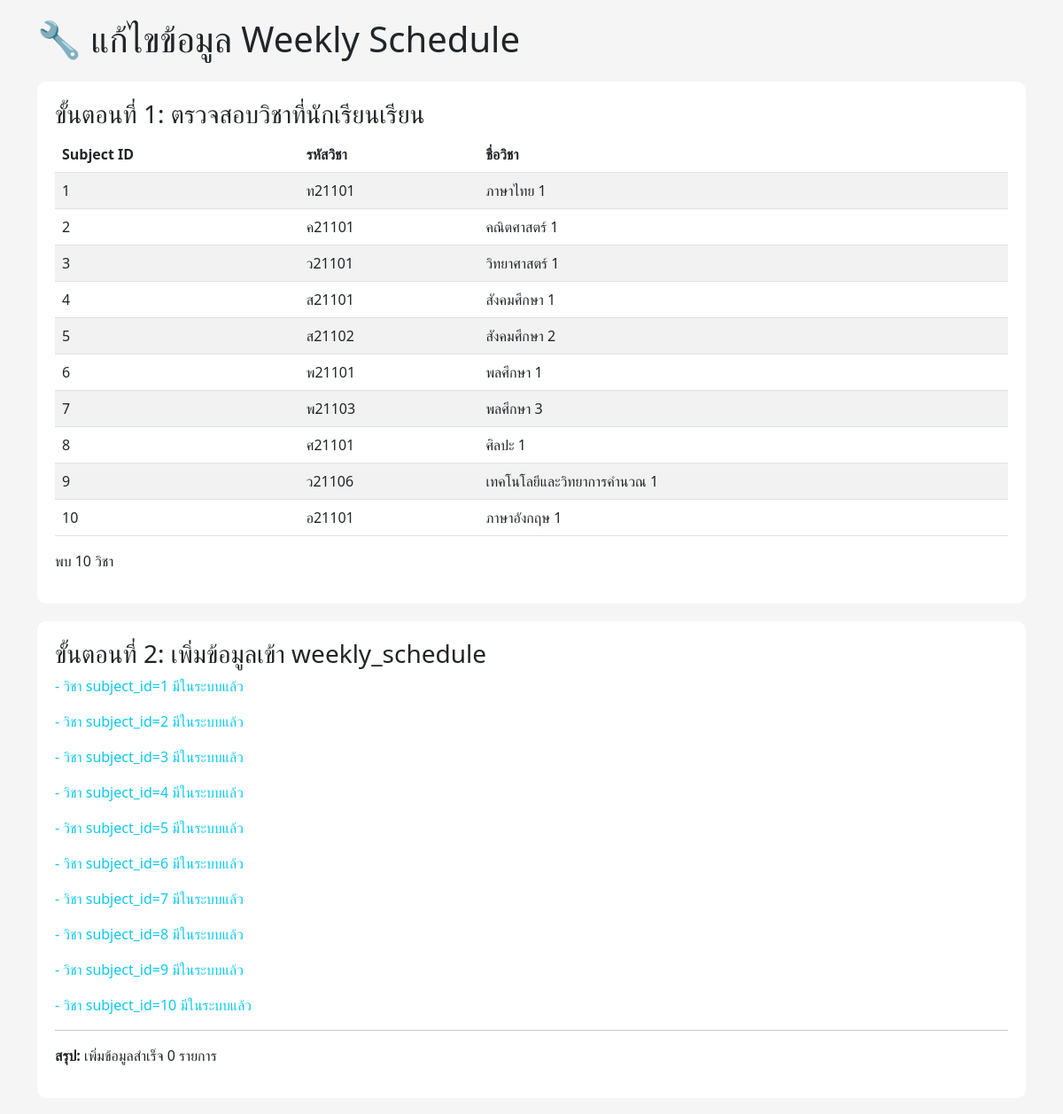
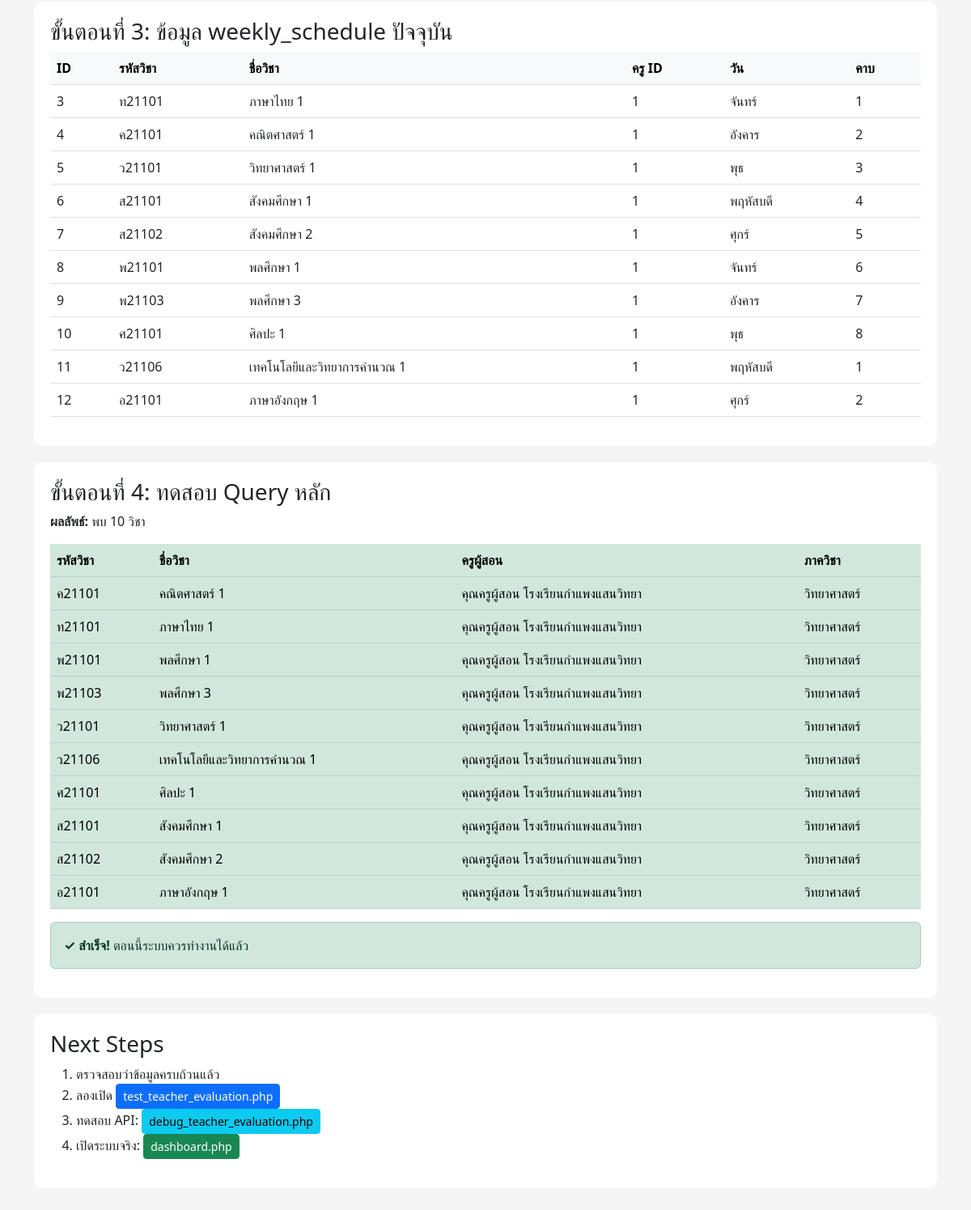
The page /fix_weekly_schedule.php on the database its author committed (2 pictures, top to bottom).
### tables this page shows
CREATE TABLE `weekly_schedule` (
  `schedule_id` int(11) NOT NULL,
  `student_id` int(11) NOT NULL,
  `subject_id` int(11) NOT NULL,
  `teacher_id` int(11) NOT NULL,
  `day_of_week` enum('จันทร์','อังคาร','พุธ','พฤหัสบดี','ศุกร์') NOT NULL,
  `period_number` tinyint(4) NOT NULL,
  `room_id` int(11) NOT NULL
);

CREATE TABLE `subjects` (
  `subject_id` int(11) NOT NULL,
  `subject_code` varchar(20) NOT NULL,
  `subject_name` varchar(100) NOT NULL,
  `credits` decimal(3,1) NOT NULL,
  `description` text,
  `grade_level` enum('ม.1','ม.2','ม.3','ม.4','ม.5','ม.6') NOT NULL,
  `area_id` int(11) NOT NULL,
  `created_at` timestamp NOT NULL DEFAULT CURRENT_TIMESTAMP,
  `updated_at` timestamp NOT NULL DEFAULT CURRENT_TIMESTAMP ON UPDATE CURRENT_TIMESTAMP
);

CREATE TABLE `teachers` (
  `teacher_id` int(11) NOT NULL,
  `user_id` int(11) DEFAULT NULL,
  `department` varchar(100) DEFAULT NULL,
  `subjects` text
);

### fix_weekly_schedule.php (the view, shortened to what this page needs)
<?php
include('db_connection.php');
$student_id = 1;
$teacher_id = 1;
?>
<!DOCTYPE html>
<html lang="th">
<head>
    <link href="https://cdnjs.cloudflare.com/ajax/libs/bootstrap/5.3.0/css/bootstrap.min.css" rel="stylesheet">
</head>
<body>
    <div class="container">
        <h1 class="mb-4">🔧 แก้ไขข้อมูล Weekly Schedule</h1>
<?php
echo '<div class="section">';
echo '<h3>ขั้นตอนที่ 1: ตรวจสอบวิชาที่นักเรียนเรียน</h3>';
$sql = "SELECT DISTINCT sg.subject_id, s.subject_code, s.subject_name
        FROM student_grades sg
        INNER JOIN subjects s ON sg.subject_id = s.subject_id
        WHERE sg.student_id = $student_id
          AND sg.academic_year = '2567'
          AND sg.term = 2";
$result = mysqli_query($conn, $sql);
$subjects = [];
echo '<table class="table table-striped">';
echo '<thead><tr><th>Subject ID</th><th>รหัสวิชา</th><th>ชื่อวิชา</th></tr></thead><tbody>';
while ($row = mysqli_fetch_assoc($result)) {
    $subjects[] = $row['subject_id'];
    echo "<tr>";
    echo "<td>{$row['subject_id']}</td>";
    echo "<td>{$row['subject_code']}</td>";
    echo "<td>{$row['subject_name']}</td>";
    echo "</tr>";
}
echo '</tbody></table>';
echo '<p>พบ ' . count($subjects) . ' วิชา</p>';
echo '</div>';
if (!empty($subjects)) {
    echo '<div class="section">';
    echo '<h3>ขั้นตอนที่ 2: เพิ่มข้อมูลเข้า weekly_schedule</h3>';
    $days = ['จันทร์', 'อังคาร', 'พุธ', 'พฤหัสบดี', 'ศุกร์'];
    $inserted = 0;
    $errors = [];
    foreach ($subjects as $index => $subject_id) {
        $day = $days[$index % count($days)];
        $period = ($index % 8) + 1;
        $check_sql = "SELECT schedule_id FROM weekly_schedule
                     WHERE student_id = $student_id
                       AND subject_id = $subject_id
                       AND teacher_id = $teacher_id";
        $check_result = mysqli_query($conn, $check_sql);
        if (mysqli_num_rows($check_result) == 0) {
            $insert_sql = "INSERT INTO weekly_schedule
                          (student_id, subject_id, teacher_id, day_of_week, period_number, room_id)
                          VALUES ($student_id, $subject_id, $teacher_id, '$day', $period, 1)";
            if (mysqli_query($conn, $insert_sql)) {
                $inserted++;
                echo "<p class='text-success'>✓ เพิ่มวิชา subject_id=$subject_id ($day คาบ $period)</p>";
            } else {
                $errors[] = "✗ ไม่สามารถเพิ่มวิชา subject_id=$subject_id: " . mysqli_error($conn);
            }
        } else {
            echo "<p class='text-info'>- วิชา subject_id=$subject_id มีในระบบแล้ว</p>";
        }
    }
    echo "<hr>";
    echo "<p><strong>สรุป:</strong> เพิ่มข้อมูลสำเร็จ $inserted รายการ</p>";
    echo '</div>';
}
echo '<div class="section">';
echo '<h3>ขั้นตอนที่ 3: ข้อมูล weekly_schedule ปัจจุบัน</h3>';
$sql = "SELECT ws.*, s.subject_code, s.subject_name
        FROM weekly_schedule ws
        INNER JOIN subjects s ON ws.subject_id = s.subject_id
        WHERE ws.student_id = $student_id";
$result = mysqli_query($conn, $sql);
echo '<table class="table table-hover">';
echo '<thead class="table-light"><tr><th>ID</th><th>รหัสวิชา</th><th>ชื่อวิชา</th><th>ครู ID</th><th>วัน</th><th>คาบ</th></tr></thead><tbody>';
while ($row = mysqli_fetch_assoc($result)) {
    echo "<tr>";
    echo "<td>{$row['schedule_id']}</td>";
    echo "<td>{$row['subject_code']}</td>";
    echo "<td>{$row['subject_name']}</td>";
    echo "<td>{$row['teacher_id']}</td>";
    echo "<td>{$row['day_of_week']}</td>";
    echo "<td>{$row['period_number']}</td>";
    echo "</tr>";
}
echo '</tbody></table>';
echo '</div>';
echo '<div class="section">';
echo '<h3>ขั้นตอนที่ 4: ทดสอบ Query หลัก</h3>';
$sql = "
    SELECT DISTINCT
        sg.subject_id,
        s.subject_code,
        s.subject_name,
        t.teacher_id,
        CONCAT(u.prefix_name, u.first_name, ' ', u.last_name) as teacher_name,
        t.department
    FROM student_grades sg
    INNER JOIN subjects s ON sg.subject_id = s.subject_id
    INNER JOIN weekly_schedule ws ON sg.subject_id = ws.subject_id
        AND sg.student_id = ws.student_id
    INNER JOIN teachers t ON ws.teacher_id = t.teacher_id
    INNER JOIN users u ON t.user_id = u.user_id
    WHERE sg.student_id = $student_id
        AND sg.academic_year = '2567'
        AND sg.term = 2
    ORDER BY s.subject_code
";
$result = mysqli_query($conn, $sql);
if (!$result) {
    echo '<div class="alert alert-danger">Query Error: ' . mysqli_error($conn) . '</div>';
} else {
    $count = mysqli_num_rows($result);
    echo "<p><strong>ผลลัพธ์:</strong> พบ $count วิชา</p>";
    if ($count > 0) {
        echo '<table class="table table-success">';
        echo '<thead><tr><th>รหัสวิชา</th><th>ชื่อวิชา</th><th>ครูผู้สอน</th><th>ภาควิชา</th></tr></thead><tbody>';
        while ($row = mysqli_fetch_assoc($result)) {
            echo "<tr>";
            echo "<td>{$row['subject_code']}</td>";
            echo "<td>{$row['subject_name']}</td>";
            echo "<td>{$row['teacher_name']}</td>";
            echo "<td>{$row['department']}</td>";
            echo "</tr>";
        }
        echo '</tbody></table>';
        echo '<div class="alert alert-success">';
        echo '<strong>✓ สำเร็จ!</strong> ตอนนี้ระบบควรทำงานได้แล้ว';
        echo '</div>';
    } else {
        echo '<div class="alert alert-warning">';
        echo '<strong>⚠️ ยังไม่พบข้อมูล</strong><br>';
        echo 'ลองรีเฟรชหน้านี้อีกครั้ง หรือตรวจสอบข้อมูลใน student_grades';
        echo '</div>';
    }
}
echo '</div>';
?>
<div class="section">
        <h3>Next Steps</h3>
        <ol>
            <li>ตรวจสอบว่าข้อมูลครบถ้วนแล้ว</li>
            <li>ลองเปิด <a href="test_teacher_evaluation.php" class="btn btn-primary btn-sm">test_teacher_evaluation.php</a></li>
            <li>ทดสอบ API: <a href="debug_teacher_evaluation.php" class="btn btn-info btn-sm">debug_teacher_evaluation.php</a></li>
            <li>เปิดระบบจริง: <a href="dashboard.php" class="btn btn-success btn-sm">dashboard.php</a></li>
        </ol>
    </div>
</div>
</body>
</html>

### fix_weekly_schedule.php (style rules this page uses)
body { padding: 20px; background: #f5f5f5; }
.section { background: white; padding: 20px; margin-bottom: 20px; border-radius: 10px; }

### rows shown on the page
weekly_schedule: schedule_id "3", subject.subject_code "ท21101", subject.subject_name "ภาษาไทย 1", teacher "1", day_of_week "จันทร์", period_number "1"
weekly_schedule: schedule_id "4", subject.subject_code "ค21101", subject.subject_name "คณิตศาสตร์ 1", teacher "1", day_of_week "อังคาร", period_number "2"
weekly_schedule: schedule_id "5", subject.subject_code "ว21101", subject.subject_name "วิทยาศาสตร์ 1", teacher "1", day_of_week "พุธ", period_number "3"
weekly_schedule: schedule_id "6", subject.subject_code "ส21101", subject.subject_name "สังคมศึกษา 1", teacher "1", day_of_week "พฤหัสบดี", period_number "4"
weekly_schedule: schedule_id "7", subject.subject_code "ส21102", subject.subject_name "สังคมศึกษา 2", teacher "1", day_of_week "ศุกร์", period_number "5"
weekly_schedule: schedule_id "8", subject.subject_code "พ21101", subject.subject_name "พลศึกษา 1", teacher "1", day_of_week "จันทร์", period_number "6"
weekly_schedule: schedule_id "9", subject.subject_code "พ21103", subject.subject_name "พลศึกษา 3", teacher "1", day_of_week "อังคาร", period_number "7"
weekly_schedule: schedule_id "10", subject.subject_code "ศ21101", subject.subject_name "ศิลปะ 1", teacher "1", day_of_week "พุธ", period_number "8"
weekly_schedule: schedule_id "11", subject.subject_code "ว21106", subject.subject_name "เทคโนโลยีและวิทยาการคำนวณ 1", teacher "1", day_of_week "พฤหัสบดี", period_number "1"
weekly_schedule: schedule_id "12", subject.subject_code "อ21101", subject.subject_name "ภาษาอังกฤษ 1", teacher "1", day_of_week "ศุกร์", period_number "2"
teachers: subject_code "ค21101", subject_name "คณิตศาสตร์ 1", teacher_name "คุณครูผู้สอน โรงเรียนกำแพงแสนวิทยา", department "วิทยาศาสตร์", subject_code "ท21101", subject_name "ภาษาไทย 1", subject_code "พ21101", subject_name "พลศึกษา 1", subject_code "พ21103", subject_name "พลศึกษา 3", subject_code "ว21101", subject_name "วิทยาศาสตร์ 1", subject_code "ว21106", subject_name "เทคโนโลยีและวิทยาการคำนวณ 1", subject_code "ศ21101", subject_name "ศิลปะ 1", subject_code "ส21101", subject_name "สังคมศึกษา 1", subject_code "ส21102", subject_name "สังคมศึกษา 2", subject_code "อ21101", subject_name "ภาษาอังกฤษ 1"

### other values the page prints
$row['subject_id'] "1"
$row['subject_code'] "ท21101"
$row['subject_name'] "ภาษาไทย 1"
$row['subject_id'] "2"
$row['subject_code'] "ค21101"
$row['subject_name'] "คณิตศาสตร์ 1"
$row['subject_id'] "3"
$row['subject_code'] "ว21101"
$row['subject_name'] "วิทยาศาสตร์ 1"
$row['subject_id'] "4"
$row['subject_code'] "ส21101"
$row['subject_name'] "สังคมศึกษา 1"
$row['subject_id'] "5"
$row['subject_code'] "ส21102"
$row['subject_name'] "สังคมศึกษา 2"
